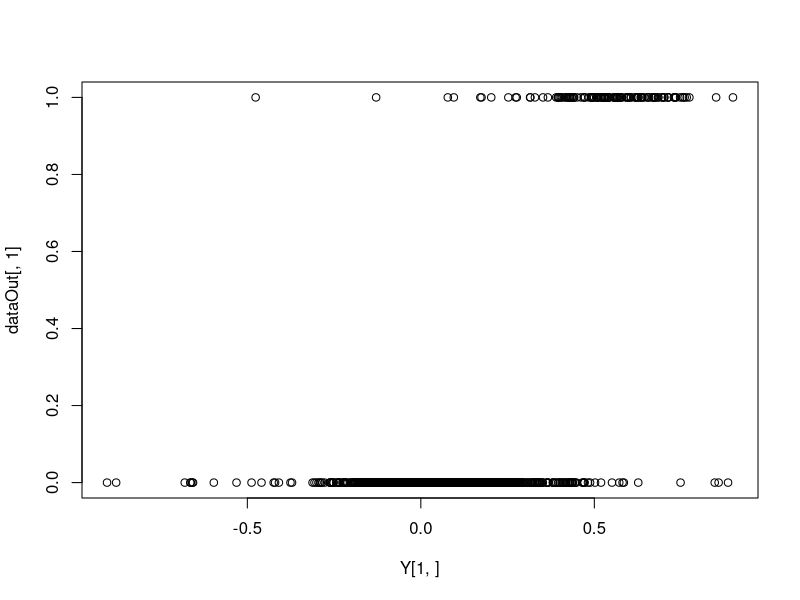
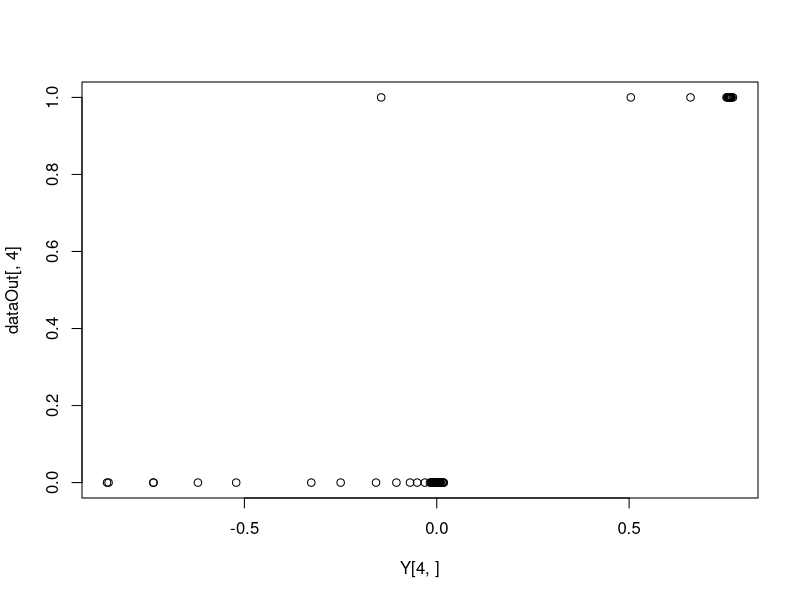
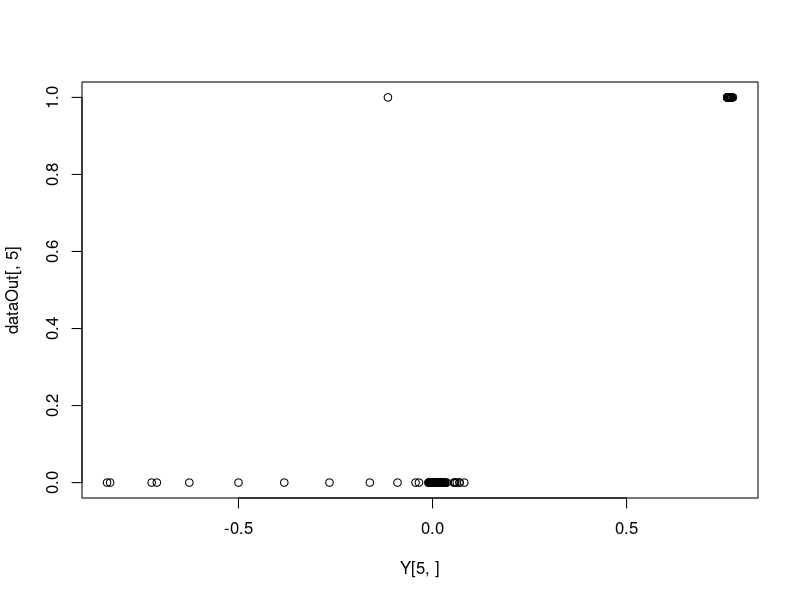
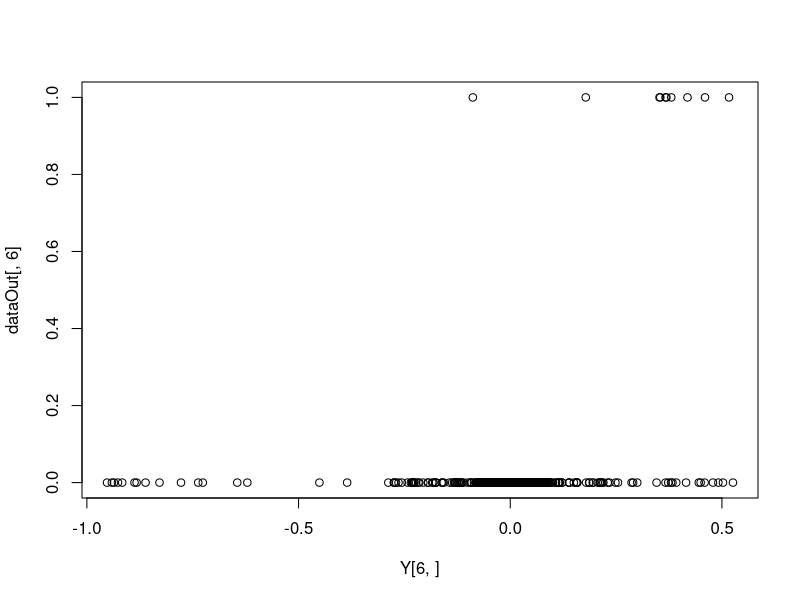
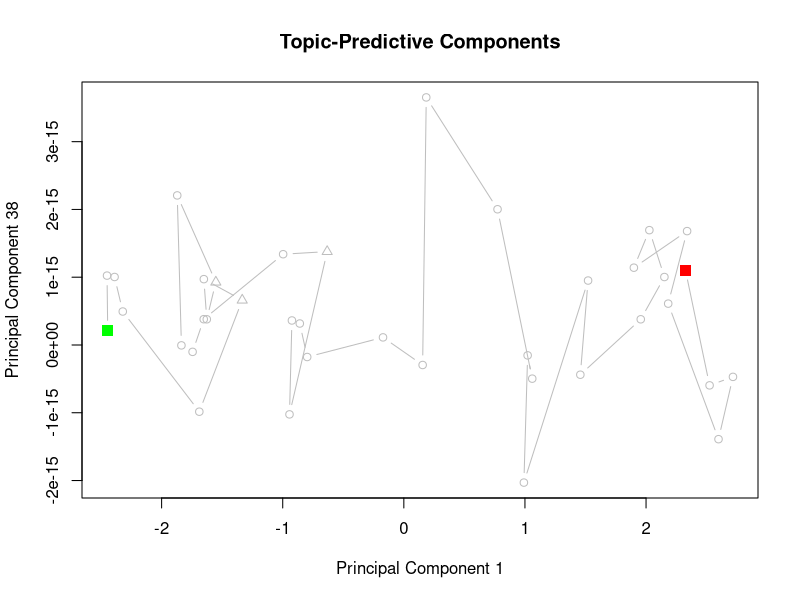

Here is the R script that generated these plots, in order: (Note: this script raises an error after producing the figures.)
### programmed by R. Dale, Jan. 2017
### built from the ESN demonstration code of
# Mantas Lukosevicius 2012, http://minds.jacobs-university.de/mantas

setwd('~/Dropbox/new.projects/multiModal')

seedRand = 100 # one shown in the paper
coefsTAll = c() # coefficients for topic, word, and sound across first 20 PCA components
coefsWAll = c()
coefsSAll = c()

# FOR LOOP FOR 100 SIMULATIONS
#for (seedRand in c(round(runif(100)*1000),100)) { # so that figures reflect seed 100 (in paper)
# 
print(seedRand)
set.seed(seedRand)

data = read.table('data/node_activations.data',sep=',',skip=2)$V1 # uses sentgen output based on logic of convo (topics, words, phonemes)

dataIn = matrix(0,length(data),6)
dataIn[1:length(data)+(data[1:length(data)]-1)*length(data)] = 1
dataOut = dataIn[2:nrow(dataIn),] # it's prediction (then generation), so take one off
dataIn = dataIn[1:(nrow(dataIn)-1),] 

######
# generate the ESN reservoir 
inSize = 6 # 5 "phonemes" and one "end of turn" marker
outSize = 6
resSize = 500
a = 0.3 # leaking rate
l = length(data)-1 # since it's prediction, take one off

Win = matrix(runif(resSize*(1+inSize),-0.5,0.5),resSize) # input to reservoir
W = matrix(runif(resSize*resSize,-0.5,0.5),resSize) # reservoir recurrent connections
rhoW = abs(eigen(W,only.values=TRUE)$values[1]) # singular values of echo state W
W = W * 1.25 / rhoW # set spectral radius of 1 to ensure ES property (Jaeger, 2007)

X = matrix(0,1+inSize+resSize,l) # collect activations on reservoir + input + "on" state
Yt = dataOut[1:l,] # desired output

# run the reservoir with the data and collect X
x = rep(0,resSize)
for (t in 1:(l-1)){
  u = t(dataIn[t,])
  x = (1-a)*x + a*tanh( Win %*% c(1,u) + W %*% x )
  X[,t] = c(1,u,x)
}

# train the output
reg = 1e-8  # regularization coefficient
X_T = t(X)
Wout = t(Yt) %*% X_T %*% solve( X %*% X_T + reg*diag(1+inSize+resSize) )

# let's see how it does
Y = matrix(0,outSize,l)
for (t in 1:l){
  u = dataIn[t,]  
  x = (1-a)*x + a*tanh( Win %*% c(1,u) + W %*% x)
  y = tanh(Wout %*% c(1,u,x))
  Y[,t] = y
}

plot(Y[1,],dataOut[,1]) # predicting topic 1 only phoneme
plot(Y[4,],dataOut[,4]) # consistent phoneme (both topics)
plot(Y[5,],dataOut[,5]) # predicting topic 2 only phoneme
plot(Y[6,],dataOut[,6]) # predicting final word; should be hardest

###
### let's get the well-known test set, going from t1 to t2
data = read.table('data/node_activations_test.data',sep=',',skip=2) # uses sentgen output based on logic of convo (topics, words, phonemes)
words = data$V3 # see data file
topics = data$V2

data = data$V1

dataIn = matrix(0,length(data),6)
dataIn[1:length(data)+(data[1:length(data)]-1)*length(data)] = 1
dataOut = dataIn[2:nrow(dataIn),] # it's prediction (then generation), so take one off
dataIn = dataIn[1:(nrow(dataIn)-1),] 
l = dim(dataIn)[1]

# let's see how it moves between "topic spaces"
Y = matrix(0,outSize,l)
xs = c()
for (t in 1:l){
  u = dataIn[t,]  
  x = (1-a)*x + a*tanh( Win %*% c(1,u) + W %*% x)
  xs = cbind(xs,x)
  y = tanh(Wout %*% c(1,u,x))
  Y[,t] = y
}

xsp = prcomp(t(xs)) # find components in activation space used to separate solutions

# find best predicting components for TOPIC
rsqs = c()
for (i in 1:min(resSize,l)) {
  rsqs = c(rsqs,summary(lm(topics[2:(l+1)]==1~xsp$x[,i]))$r.squared)
}
d1 = sort(rsqs,index=T,decreasing=T)$ix[1]
d2 = sort(rsqs,index=T,decreasing=T)$ix[2]

convLabels = c("a","b")
labSeq = convLabels[topics]

#pdf(file="figures/convo_topic_transitions.pdf",height=6,width=5)
plotDat = xsp$x
plot(plotDat[,d1],plotDat[,d2],type='b',pch=dataOut+1,col='gray',main='Topic-Predictive Components',
     xlab=paste('Principal Component',d1),ylab=paste('Principal Component',d2))
points(plotDat[1,d1],plotDat[1,d2],type='p',cex=1.5,pch=15,col='green')
points(plotDat[l,d1],plotDat[l,d2],type='p',cex=1.5,pch=15,col='red')
choiceIxes = seq(from=cycleTime,to=nrow(plotDat),by=cycleTime)
text(plotDat[,d1],plotDat[,d2],lab=labSeq[2:(l+1)],cex=1)
#dev.off()
td1 = d1 # save for later

# find the best components for WORD 1 vs. 2&3
rsqs = c()
for (i in 1:min(resSize,l)) {
  rsqs = c(rsqs,summary(lm(words[2:(l+1)]==1~xsp$x[,i]))$r.squared)
}
d1 = sort(rsqs,index=T,decreasing=T)$ix[1]
d2 = sort(rsqs,index=T,decreasing=T)$ix[2]

plotDat = xsp$x
plot(plotDat[,d1],plotDat[,d2],type='b',pch=13,cex=.5,col='gray',
     xlab=paste('Principal Component',d1),ylab=paste('Principal Component',d2))
points(plotDat[1,d1],plotDat[1,d2],type='p',cex=1.5,pch=15,col='green')
choiceIxes = seq(from=cycleTime,to=nrow(plotDat),by=cycleTime)
text(plotDat[,d1],plotDat[,d2],lab=words[2:(l+1)],cex=1)
if (d1==td1) {
  wd1 = d2
} else {
  wd1 = d1
}

convLabels = c("i","ii","iii")
labSeq = convLabels[words]

#pdf(file="figures/convo_word_and_topic_transitions.pdf",height=6,width=5)
plotDat = xsp$x
plot(plotDat[,td1],plotDat[,wd1],type='b',pch=13,cex=.5,col='gray',main='Topic x Word Component',
     xlab=paste('Topic Principal Component',td1),ylab=paste('Word Principal Component',wd1))
points(plotDat[1,td1],plotDat[1,wd1],type='p',cex=1.5,pch=15,col='green')
points(plotDat[l,td1],plotDat[l,wd1],type='p',cex=1.5,pch=15,col='red')
choiceIxes = seq(from=cycleTime,to=nrow(plotDat),by=cycleTime)
text(plotDat[,td1],plotDat[,wd1],lab=labSeq[2:(l+1)],cex=1)
#dev.off()

coefsT = c() # coefficients for topic, word, and sound across first 20 PCA components
coefsW = c()
coefsS = c()
for (i in 1:20) {
  # predict then get factor coefficient
  coefsT = c(coefsT,summary(lm(plotDat[,i]~as.factor(topics[2:(l+1)])))$r.sq)
  coefsW = c(coefsW,summary(lm(plotDat[,i]~as.factor(words[2:(l+1)])))$r.sq)
  coefsS = c(coefsS,summary(lm(plotDat[,i]~as.factor(data[2:(l+1)])))$r.sq)
}
# plot 'em together
#pdf(file="figures/pcs_by_predictors.pdf",height=6,width=5)
plot(abs(coefsT),lwd=3,col='gray',type='o',xlab='Principal Component',ylab='R-Squared')
#text(4,2,'topics',col='gray',cex=1.5)
points(abs(coefsW),lwd=3,col=rgb(.5,.5,.5),type='o')
#text(5.2,1.2,'words',col=rgb(.5,.5,.5),cex=1.5)
points(abs(coefsS),lwd=3,col='black',type='o')
#text(10,.4,'sounds',col='black',cex=1.5)
#dev.off()

coefsTAll = rbind(coefsTAll,coefsT)
coefsWAll = rbind(coefsWAll,coefsW)
coefsSAll = rbind(coefsSAll,coefsS)

# FOR LOOP FOR 100 SIMULATIONS
#} # for the seed for loop; comment if doing one seed

# FOR LOOP FOR 100 SIMULATIONS
# if running seed loop, let's do all
#pdf(file="figures/pcs_by_predictors_ALL.pdf",height=6,width=5)
#plot(colMeans(coefsTAll),lwd=3,col='gray',type='o',xlab='Principal Component',ylab='R-Squared')
#text(4,2,'topics',col='gray',cex=1.5)
#points(colMeans(coefsWAll),lwd=3,col=rgb(.5,.5,.5),type='o')
#text(5.2,1.2,'words',col=rgb(.5,.5,.5),cex=1.5)
#points(colMeans(coefsSAll),lwd=3,col='black',type='o')
#text(10,.4,'sounds',col='black',cex=1.5)
#dev.off()

# FOR LOOP FOR 100 SIMULATIONS
#pdf(file="figures/pcs_by_predictors_ALL.pdf",height=4,width=8)
# par(mfrow=c(1,3))
# for (i in 1:100) {
#   if (i==1) {
#     plot(coefsTAll[i,],col='gray',xlab='Principal Component',ylab='R-Squared',main='Topics',ylim=c(0,.8))
#   } else {
#     points(coefsTAll[i,],col='gray')
#   }  
# }
# for (i in 1:100) {
#   if (i==1) {
#     plot(coefsWAll[i,],col=rgb(.5,.5,.5),xlab='Principal Component',ylab='R-Squared',main='Words',ylim=c(0,.8))
#   } else {
#     points(coefsWAll[i,],col=rgb(.5,.5,.5))
#   }  
# }
# for (i in 1:100) {
#   if (i==1) {
#     plot(coefsSAll[i,],col='black',xlab='Principal Component',ylab='R-Squared',main='Sounds',ylim=c(0,.8))
#   } else {
#     points(coefsSAll[i,],col='black')
#   }  
# }
#dev.off()




